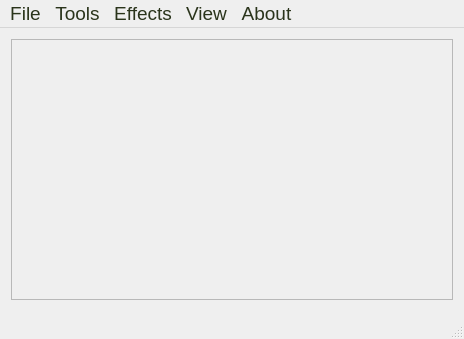
<?xml version="1.0" encoding="UTF-8"?>
<ui version="4.0">
 <class>Qtnp</class>
 <widget class="QMainWindow" name="Qtnp">
  <property name="geometry">
   <rect>
    <x>0</x>
    <y>0</y>
    <width>464</width>
    <height>339</height>
   </rect>
  </property>
  <property name="palette">
   <palette>
    <active>
     <colorrole role="Text">
      <brush brushstyle="SolidPattern">
       <color alpha="255">
        <red>0</red>
        <green>0</green>
        <blue>0</blue>
       </color>
      </brush>
     </colorrole>
     <colorrole role="BrightText">
      <brush brushstyle="SolidPattern">
       <color alpha="255">
        <red>29</red>
        <green>30</green>
        <blue>43</blue>
       </color>
      </brush>
     </colorrole>
     <colorrole role="ButtonText">
      <brush brushstyle="SolidPattern">
       <color alpha="255">
        <red>42</red>
        <green>52</green>
        <blue>27</blue>
       </color>
      </brush>
     </colorrole>
    </active>
    <inactive>
     <colorrole role="Text">
      <brush brushstyle="SolidPattern">
       <color alpha="255">
        <red>0</red>
        <green>0</green>
        <blue>0</blue>
       </color>
      </brush>
     </colorrole>
     <colorrole role="BrightText">
      <brush brushstyle="SolidPattern">
       <color alpha="255">
        <red>29</red>
        <green>30</green>
        <blue>43</blue>
       </color>
      </brush>
     </colorrole>
     <colorrole role="ButtonText">
      <brush brushstyle="SolidPattern">
       <color alpha="255">
        <red>42</red>
        <green>52</green>
        <blue>27</blue>
       </color>
      </brush>
     </colorrole>
    </inactive>
    <disabled>
     <colorrole role="Text">
      <brush brushstyle="SolidPattern">
       <color alpha="255">
        <red>159</red>
        <green>158</green>
        <blue>158</blue>
       </color>
      </brush>
     </colorrole>
     <colorrole role="BrightText">
      <brush brushstyle="SolidPattern">
       <color alpha="255">
        <red>29</red>
        <green>30</green>
        <blue>43</blue>
       </color>
      </brush>
     </colorrole>
     <colorrole role="ButtonText">
      <brush brushstyle="SolidPattern">
       <color alpha="255">
        <red>159</red>
        <green>158</green>
        <blue>158</blue>
       </color>
      </brush>
     </colorrole>
    </disabled>
   </palette>
  </property>
  <property name="font">
   <font>
    <pointsize>14</pointsize>
   </font>
  </property>
  <property name="windowTitle">
   <string>Qtnp</string>
  </property>
  <widget class="QWidget" name="centralWidget">
   <layout class="QVBoxLayout" name="verticalLayout">
    <item>
     <widget class="QScrollArea" name="scrollArea">
      <property name="cursor" stdset="0">
       <cursorShape>ArrowCursor</cursorShape>
      </property>
      <property name="layoutDirection">
       <enum>Qt::LeftToRight</enum>
      </property>
      <property name="lineWidth">
       <number>5</number>
      </property>
      <property name="midLineWidth">
       <number>2</number>
      </property>
      <property name="widgetResizable">
       <bool>true</bool>
      </property>
      <property name="alignment">
       <set>Qt::AlignLeading|Qt::AlignLeft|Qt::AlignTop</set>
      </property>
      <widget class="QWidget" name="scrollAreaWidgetContents">
       <property name="geometry">
        <rect>
         <x>0</x>
         <y>0</y>
         <width>444</width>
         <height>266</height>
        </rect>
       </property>
      </widget>
     </widget>
    </item>
   </layout>
  </widget>
  <widget class="QStatusBar" name="statusBar"/>
  <widget class="QMenuBar" name="menuBar">
   <property name="geometry">
    <rect>
     <x>0</x>
     <y>0</y>
     <width>464</width>
     <height>28</height>
    </rect>
   </property>
   <widget class="QMenu" name="menuFile">
    <property name="title">
     <string>File</string>
    </property>
    <addaction name="actionNew"/>
    <addaction name="actionOpen"/>
    <addaction name="actionSave"/>
    <addaction name="actionSave_as"/>
    <addaction name="separator"/>
    <addaction name="actionExit"/>
   </widget>
   <widget class="QMenu" name="menuAbout">
    <property name="title">
     <string>About</string>
    </property>
    <addaction name="actionAbout_Qtnp"/>
   </widget>
   <widget class="QMenu" name="menuTools">
    <property name="title">
     <string>Tools</string>
    </property>
    <addaction name="actionCursor"/>
    <addaction name="actionPen"/>
    <addaction name="actionLine"/>
    <addaction name="actionSquare"/>
    <addaction name="actionEllipse"/>
   </widget>
   <widget class="QMenu" name="menuView">
    <property name="title">
     <string>View</string>
    </property>
    <widget class="QMenu" name="menuStyle">
     <property name="title">
      <string>Style</string>
     </property>
     <addaction name="actionGTK"/>
     <addaction name="actionPlastique"/>
     <addaction name="actionCDE"/>
     <addaction name="actionMotif"/>
     <addaction name="actionWindows"/>
     <addaction name="actionWindows_XP"/>
    </widget>
    <addaction name="actionFullScreen"/>
    <addaction name="separator"/>
    <addaction name="actionGrid"/>
    <addaction name="actionGraphic"/>
    <addaction name="separator"/>
    <addaction name="menuStyle"/>
   </widget>
   <widget class="QMenu" name="menuEffects">
    <property name="title">
     <string>Effects</string>
    </property>
    <addaction name="actionNegative"/>
    <addaction name="actionGrayscale"/>
   </widget>
   <addaction name="menuFile"/>
   <addaction name="menuTools"/>
   <addaction name="menuEffects"/>
   <addaction name="menuView"/>
   <addaction name="menuAbout"/>
  </widget>
  <action name="actionNew">
   <property name="text">
    <string>New</string>
   </property>
   <property name="shortcut">
    <string>Ctrl+N</string>
   </property>
  </action>
  <action name="actionOpen">
   <property name="text">
    <string>Open</string>
   </property>
   <property name="shortcut">
    <string>Ctrl+O</string>
   </property>
  </action>
  <action name="actionSave">
   <property name="text">
    <string>Save</string>
   </property>
   <property name="shortcut">
    <string>Ctrl+S</string>
   </property>
  </action>
  <action name="actionSave_as">
   <property name="text">
    <string>Save as...</string>
   </property>
   <property name="shortcut">
    <string>Ctrl+Shift+S</string>
   </property>
  </action>
  <action name="actionUndo">
   <property name="text">
    <string>Undo</string>
   </property>
   <property name="shortcut">
    <string>Ctrl+Z</string>
   </property>
  </action>
  <action name="actionRedo">
   <property name="text">
    <string>Redo</string>
   </property>
   <property name="shortcut">
    <string>Ctrl+R</string>
   </property>
  </action>
  <action name="actionAbout_Qtnp">
   <property name="text">
    <string>About Qtnp</string>
   </property>
   <property name="shortcut">
    <string>Ctrl+A</string>
   </property>
  </action>
  <action name="actionExit">
   <property name="text">
    <string>Exit</string>
   </property>
   <property name="shortcut">
    <string>Ctrl+Q</string>
   </property>
  </action>
  <action name="actionCursor">
   <property name="text">
    <string>Cursor</string>
   </property>
  </action>
  <action name="actionPen">
   <property name="text">
    <string>Pen</string>
   </property>
  </action>
  <action name="actionFullScreen">
   <property name="text">
    <string>FullScreen</string>
   </property>
   <property name="shortcut">
    <string>F11</string>
   </property>
  </action>
  <action name="actionGrid">
   <property name="text">
    <string>Grid</string>
   </property>
  </action>
  <action name="actionLine">
   <property name="text">
    <string>Line</string>
   </property>
  </action>
  <action name="actionSquare">
   <property name="text">
    <string>Square</string>
   </property>
  </action>
  <action name="actionEllipse">
   <property name="text">
    <string>Ellipse</string>
   </property>
  </action>
  <action name="actionNegative">
   <property name="text">
    <string>Negative</string>
   </property>
  </action>
  <action name="actionGrayscale">
   <property name="text">
    <string>Grayscale</string>
   </property>
  </action>
  <action name="actionBright">
   <property name="text">
    <string>Bright(TODO FORM)</string>
   </property>
  </action>
  <action name="actionDarkness">
   <property name="text">
    <string>Darkness(TODO FORM)</string>
   </property>
  </action>
  <action name="actionIntensity">
   <property name="text">
    <string>Intensity(TODO FORM)</string>
   </property>
  </action>
  <action name="actionContrast">
   <property name="text">
    <string>Contrast(TODO FORM)</string>
   </property>
  </action>
  <action name="actionGamma">
   <property name="text">
    <string>Gamma(TODO FORM)</string>
   </property>
  </action>
  <action name="actionBinarizing">
   <property name="text">
    <string>Binarizing(TODO FORM)</string>
   </property>
  </action>
  <action name="actionBinarizing_2">
   <property name="text">
    <string>Binarizing 2(TODO FORM)</string>
   </property>
  </action>
  <action name="actionEnglish">
   <property name="text">
    <string>English</string>
   </property>
  </action>
  <action name="actionRussian">
   <property name="text">
    <string>Russian</string>
   </property>
  </action>
  <action name="actionBelarus">
   <property name="text">
    <string>Belarus</string>
   </property>
  </action>
  <action name="actionAzerbaidzhan">
   <property name="text">
    <string>Azerbaidzhan</string>
   </property>
  </action>
  <action name="actionGraphic">
   <property name="text">
    <string>Graphic</string>
   </property>
  </action>
  <action name="actionWindows">
   <property name="text">
    <string>Windows</string>
   </property>
  </action>
  <action name="actionPlastique">
   <property name="text">
    <string>Plastique</string>
   </property>
  </action>
  <action name="actionGTK">
   <property name="text">
    <string>GTK+</string>
   </property>
  </action>
  <action name="actionMotif">
   <property name="text">
    <string>Motif</string>
   </property>
  </action>
  <action name="actionWindows_XP">
   <property name="text">
    <string>Windows XP</string>
   </property>
  </action>
  <action name="actionCDE">
   <property name="text">
    <string>CDE</string>
   </property>
  </action>
 </widget>
 <layoutdefault spacing="6" margin="11"/>
 <resources/>
 <connections/>
</ui>
